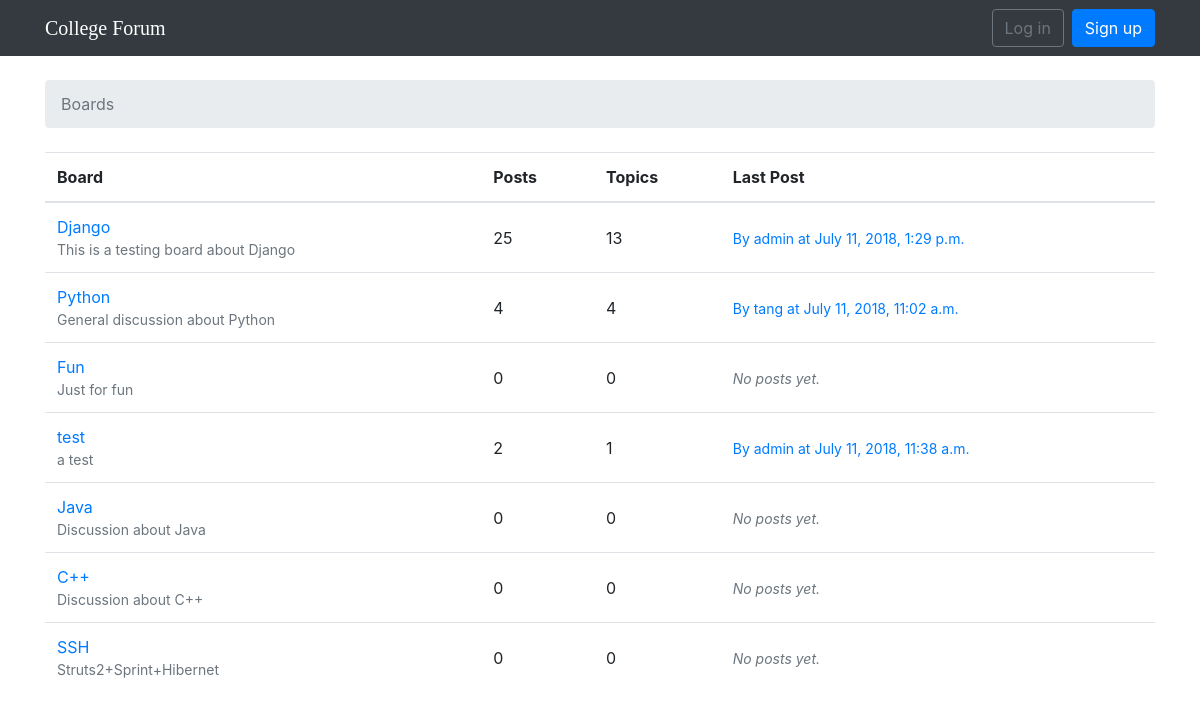
The page / on the database its author committed.
### boards/models.py (models this page shows, shortened)
class Board(models.Model):
    name = models.CharField(max_length=30, unique=True)
    description = models.CharField(max_length=100)
    def get_posts_count(self):
        return Post.objects.filter(topic__board=self).count()
    def get_last_post(self):
        return Post.objects.filter(topic__board=self).order_by('-created_at').first()

class Post(models.Model):
    message = models.TextField(max_length=4000)
    created_at = models.DateTimeField(auto_now_add=True)
    modified_at = models.DateTimeField(null=True)
    topic = models.ForeignKey(Topic, related_name='posts')
    created_by = models.ForeignKey(User, related_name='posts')
    updated_by = models.ForeignKey(User, null=True, related_name='+')

### boards/views.py (the view)
# urls.py: 2. Add a URL to urlpatterns:  url(r'^$', views.home, name='home')
def home(request):
    boards = Board.objects.all()
    return render(request, 'home.html', {'boards': boards})

### templates/home.html
{% extends 'base.html' %}
{% block breadcrumb %}
    <li class="breadcrumb-item active">Boards</li>
{% endblock %}
{% block content %}
    <table class="table">
        <thead class="thead-inverse">
        <tr>
            <th>Board</th>
            <th>Posts</th>
            <th>Topics</th>
            <th>Last Post</th>
        </tr>
        </thead>
        <tbody>
        {% for board in boards %}
            <tr>
                <td>
                    <a href="{% url 'board_topics' board.pk %}">{{ board.name }}</a>
                    <small class="text-muted d-block">{{ board.description }}</small>
                </td>
                <td class="align-middle">
                    {{ board.get_posts_count }}
                </td>
                <td class="align-middle">
                    {{ board.topics.count }}
                </td>
                <td class="align-middle">
                    {% with post=board.get_last_post %}
                        {% if post %}
                            <small>
                                <a href="{% url 'topic_posts' board.pk post.topic.pk %}">
                                    By {{ post.created_by.username }} at {{ post.created_at }}
                                </a>
                            </small>
                        {% else %}
                            <small class="text-muted">
                                <em>No posts yet.</em>
                            </small>
                        {% endif %}
                    {% endwith %}
                </td>
            </tr>
        {% endfor %}
        </tbody>
    </table>
{% endblock %}

### rows shown on the page
Board: name "Django", description "This is a testing board about Django", get_posts_count "25", topics.count "13", get_last_post.created_by.username "admin", get_last_post.created_at "July 11, 2018, 1:29 p.m."
Board: name "Python", description "General discussion about Python", get_posts_count "4", topics.count "4", get_last_post.created_by.username "tang", get_last_post.created_at "July 11, 2018, 11:02 a.m."
Board: name "Fun", description "Just for fun", get_posts_count "0", topics.count "0", shows "No posts yet."
Board: name "test", description "a test", get_posts_count "2", topics.count "1", get_last_post.created_by.username "admin", get_last_post.created_at "July 11, 2018, 11:38 a.m."
Board: name "Java", description "Discussion about Java", get_posts_count "0", topics.count "0", shows "No posts yet."
Board: name "C++", description "Discussion about C++", get_posts_count "0", topics.count "0", shows "No posts yet."
Board: name "SSH", description "Struts2+Sprint+Hibernet", get_posts_count "0", topics.count "0", shows "No posts yet."
